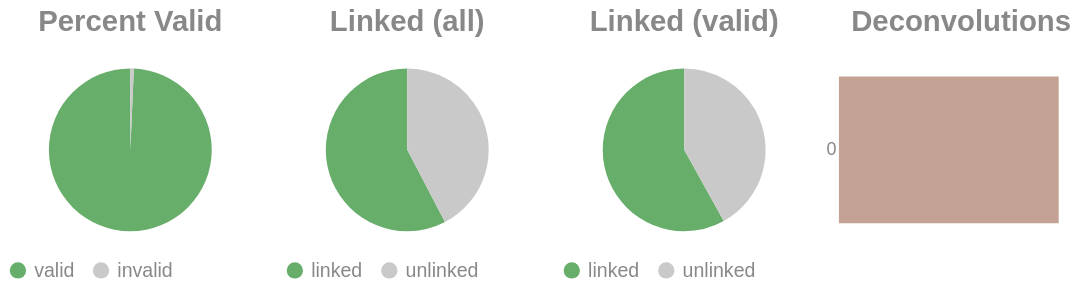

Notebook code cell kept with this figure:
### Code cell
if SKIPLR:
    pass
else:
    clash = Counter()
    for i in valids['molecule'].to_list():
        _mol = i.split("-")
        if len(_mol) == 1:
            clash.update('0')
        else:
            clash.update(_mol[-1])

    _d = {"deconvolutions": [], 'count': []}
    for k,v in clash.items():
        _d['deconvolutions'].append(k)
        _d['count'].append(v)

    tot_valid = valids['reads'].sum()
    mask = valids['reads'] >= 2
    n_linked_reads = valids.filter(mask)['reads'].sum()
    if n_linked_reads == 0:
        print_html("No linked molecules (>=2 reads) were detected; skipping linked-only distributions.")
        SKIPLR = True
    else:
        perc_valid = round(tot_valid / n_reads, 4)
        linked_perc_abs = round(n_linked_reads / n_reads, 4)
        linked_perc = round(n_linked_reads / tot_valid, 4)

    _valid = pl.DataFrame({"valids": ['valid', 'invalid'], "count": [tot_valid, n_reads - tot_valid]})
    _linked_abs = pl.DataFrame({"linked (absolute)": ['linked', 'unlinked'], "count": [n_linked_reads, n_reads - n_linked_reads]})
    _linked_rel = pl.DataFrame({"linked (valids)": ['linked', 'unlinked'], "count": [n_linked_reads, tot_valid - n_linked_reads]})

    (
        alt.hconcat(
            piechart(_valid, goodval = 'valid', title = "Percent Valid"),
            piechart(_linked_abs, goodval = "linked", title =  "Linked (all)"),
            piechart(_linked_rel, goodval = "linked", title =  "Linked (valid)"),
            convolutionbar(pl.DataFrame(_d), title = "Deconvolutions"),
            center = True,
            bounds = 'flush'
        )
        .resolve_scale(color='independent')
        .resolve_legend('independent')
        .properties(usermeta={'embedOptions': {"actions": False}})
    ).display()

### Figure 1 — Vega-Lite specification as saved in the notebook (floating-point values rounded to 4 significant figures)
{"width": "container", "height": 400, "config": {"title": {"anchor": "start", "dy": -15, "fontSize": 18, "color": "#888888", "subtitleColor": "#888888", "subtitleFontSize": 14}, "arc": {"fill": "#0072B2"}, "axis": {"domainColor": "#888888", "domainWidth": 0.5, "gridWidth": 0.2, "grid": false, "titleFontWeight": 400, "titleFontSize": 15, "labelFontSize": 11, "labelColor": "#888888", "tickColor": "#888888", "tickWidth": 0.2, "titleColor": "#888888"}, "axisBand": {"grid": false}, "axisX": {"grid": true, "tickSize": 10, "domainCap": "round"}, "axisY": {"domain": false, "grid": true, "tickSize": 0, "domainCap": "round"}, "background": "transparent", "header": {"labelFontSize": 15, "labelColor": "#888888", "titleFontSize": 15, "titleFontWeight": 600, "titleColor": "#888888"}, "legend": {"labelFont": "sans-serif", "labelFontSize": 12, "labelColor": "#888888", "symbolSize": 100, "symbolType": "circle", "titleFontSize": 12, "titlePadding": 10, "titleColor": "#888888", "title": null}, "range": {"category": ["#E69F00", "#56B4E9", "#009E73", "#F0E442", "#0072B2", "#D55E00", "#CC79A7", "#000000"], "diverging": ["#cfe8f3", "#a2d4ec", "#73bfe2", "#46abdb", "#1696d2", "#12719e"]}, "area": {"fill": "#0072B2", "fillOpacity": 0.7, "line": true, "strokeOpacity": 0.7}, "line": {"color": "#0072B2", "stroke": "#0072B2", "strokeWidth": 2}, "trail": {"color": "#0072B2", "stroke": "#0072B2", "strokeWidth": 0, "size": 1}, "point": {"filled": true, "fillOpacity": 1.0, "size": 95}, "text": {"color": "#888888", "fontSize": 11, "align": "right", "fontWeight": 400, "size": 11}, "bar": {"fill": "#0072B2", "stroke": null}, "view": {"stroke": null, "continuousWidth": 660, "continuousHeight": 400}}, "hconcat": [{"data": {"name": "data-a31c37a436089e6be7693929ba795190"}, "mark": {"type": "arc"}, "encoding": {"color": {"field": "valids", "legend": {"orient": "bottom", "title": null}, "scale": {"domain": ["valid", "invalid"], "range": ["#68ae6b", "#C9C9C9"]}, "title": "Valids", "type": "nominal"}, "theta": {"field": "count", "type": "quantitative"}, "tooltip": [{"field": "valids", "title": "Valids", "type": "ordinal"}, {"field": "percent", "format": ".2%", "title": "Percent", "type": "quantitative"}, {"field": "count", "title": "Count", "type": "quantitative"}]}, "height": 100, "title": {"text": "Percent Valid", "align": "center", "anchor": "middle"}, "transform": [{"calculate": "datum.count / 13399829", "as": "percent"}], "width": 150}, {"data": {"name": "data-40e7d6b0cb75ffa37b6d9c336d9de111"}, "mark": {"type": "arc"}, "encoding": {"color": {"field": "linked (absolute)", "legend": {"orient": "bottom", "title": null}, "scale": {"domain": ["linked", "unlinked"], "range": ["#68ae6b", "#C9C9C9"]}, "title": "Linked (Absolute)", "type": "nominal"}, "theta": {"field": "count", "type": "quantitative"}, "tooltip": [{"field": "linked (absolute)", "title": "Linked (Absolute)", "type": "ordinal"}, {"field": "percent", "format": ".2%", "title": "Percent", "type": "quantitative"}, {"field": "count", "title": "Count", "type": "quantitative"}]}, "height": 100, "title": {"text": "Linked (all)", "align": "center", "anchor": "middle"}, "transform": [{"calculate": "datum.count / 13399829", "as": "percent"}], "width": 150}, {"data": {"name": "data-94e1e40a69f6aad6ff38bbed862e0dc7"}, "mark": {"type": "arc"}, "encoding": {"color": {"field": "linked (valids)", "legend": {"orient": "bottom", "title": null}, "scale": {"domain": ["linked", "unlinked"], "range": ["#68ae6b", "#C9C9C9"]}, "title": "Linked (Valids)", "type": "nominal"}, "theta": {"field": "count", "type": "quantitative"}, "tooltip": [{"field": "linked (valids)", "title": "Linked (Valids)", "type": "ordinal"}, {"field": "percent", "format": ".2%", "title": "Percent", "type": "quantitative"}, {"field": "count", "title": "Count", "type": "quantitative"}]}, "height": 100, "title": {"text": "Linked (valid)", "align": "center", "anchor": "middle"}, "transform": [{"calculate": "datum.count / 13306679", "as": "percent"}], "width": 150}, {"data": {"name": "data-6643e3a53677d20bf25a49f76203069f"}, "mark": {"type": "bar"}, "encoding": {"color": {"field": "deconvolutions", "legend": null, "scale": {"scheme": "lightgreyred"}, "type": "nominal"}, "tooltip": [{"field": "deconvolutions", "title": "Deconvolutions", "type": "ordinal"}, {"field": "percent", "format": ".2%", "title": "Percent", "type": "quantitative"}, {"field": "count", "title": "Count", "type": "quantitative"}], "x": {"axis": null, "field": "count", "type": "quantitative"}, "y": {"field": "deconvolutions", "sort": "ascending", "title": null, "type": "nominal"}}, "height": 100, "title": {"text": "Deconvolutions", "align": "center", "anchor": "middle"}, "transform": [{"calculate": "datum.count / 8095387", "as": "percent"}], "width": 150}], "bounds": "flush", "center": true, "resolve": {"legend": {"angle": "independent"}, "scale": {"color": "independent"}}, "usermeta": {"embedOptions": {"actions": false}}, "$schema": "https://vega.github.io/schema/vega-lite/v6.1.0.json", "datasets": {"data-a31c37a436089e6be7693929ba795190": [{"valids": "valid", "count": 13306679}, {"valids": "invalid", "count": 93150}], "data-40e7d6b0cb75ffa37b6d9c336d9de111": [{"linked (absolute)": "linked", "count": 7727899}, {"linked (absolute)": "unlinked", "count": 5671930}], "data-94e1e40a69f6aad6ff38bbed862e0dc7": [{"linked (valids)": "linked", "count": 7727899}, {"linked (valids)": "unlinked", "count": 5578780}], "data-6643e3a53677d20bf25a49f76203069f": [{"deconvolutions": "0", "count": 8095387}]}}
